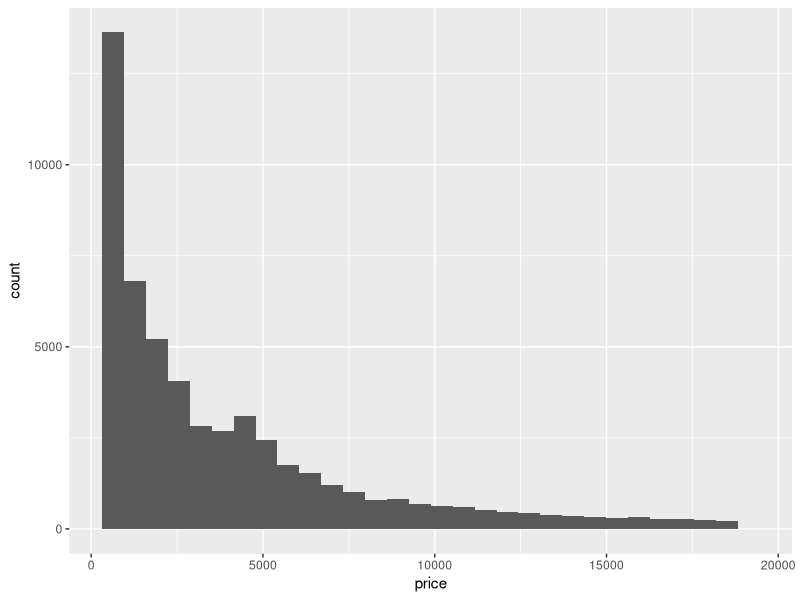
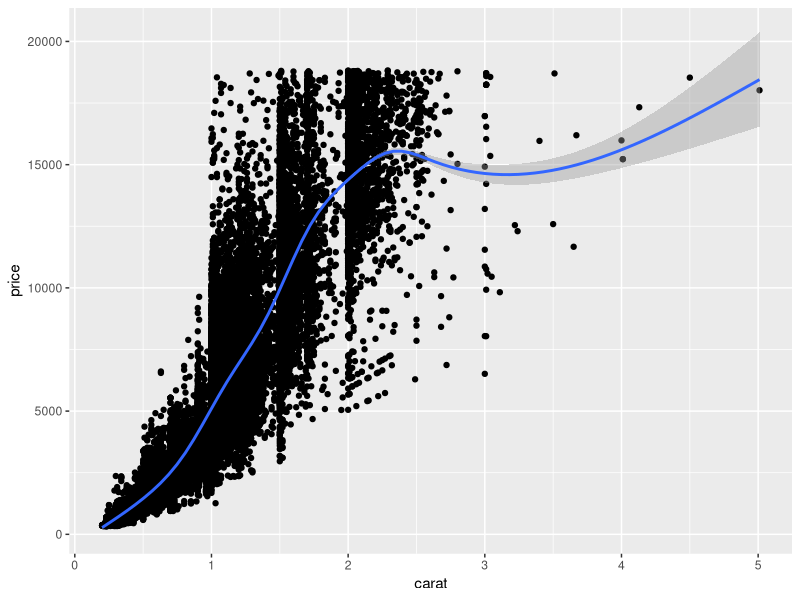
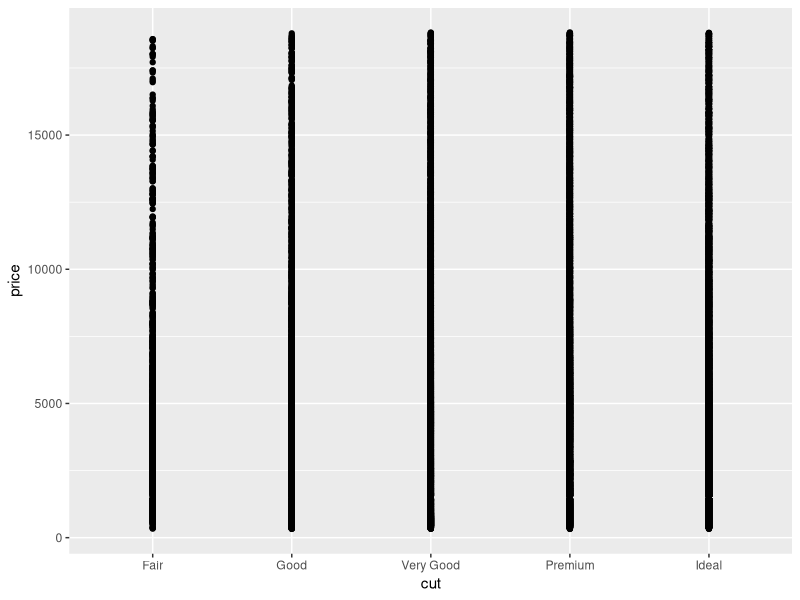
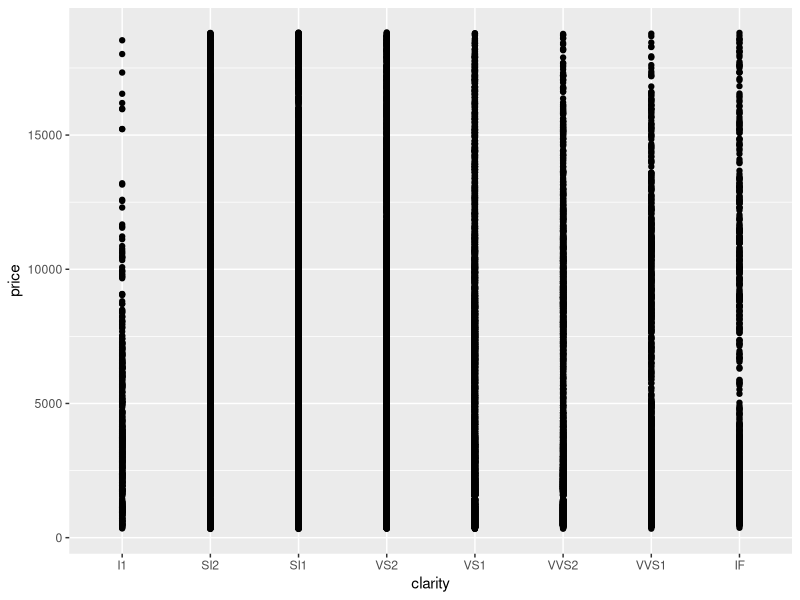
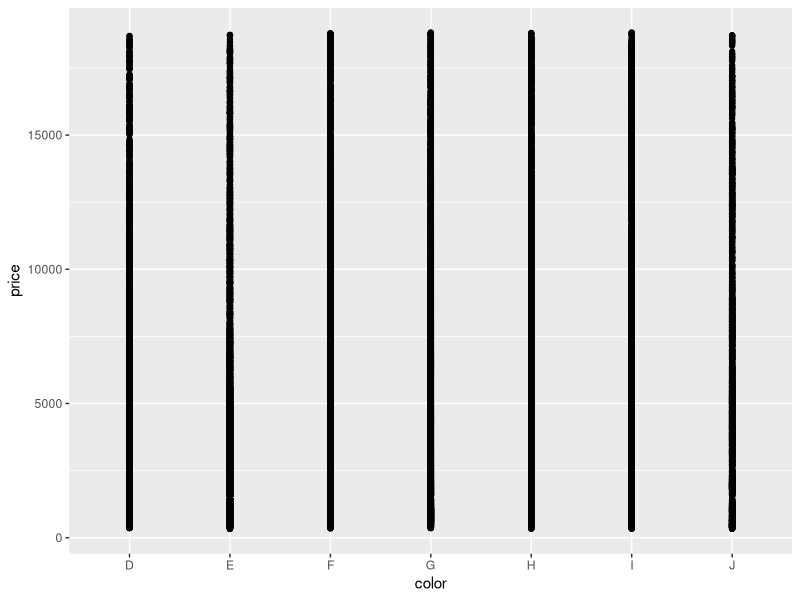
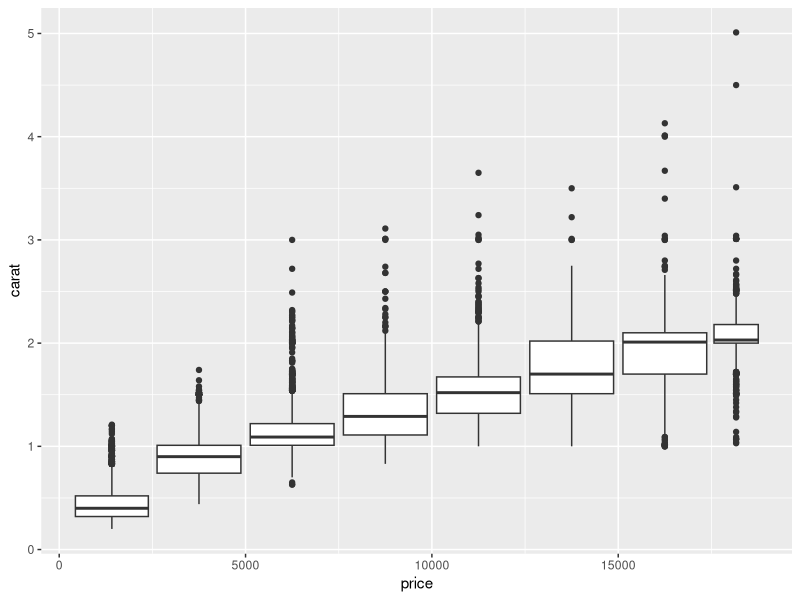
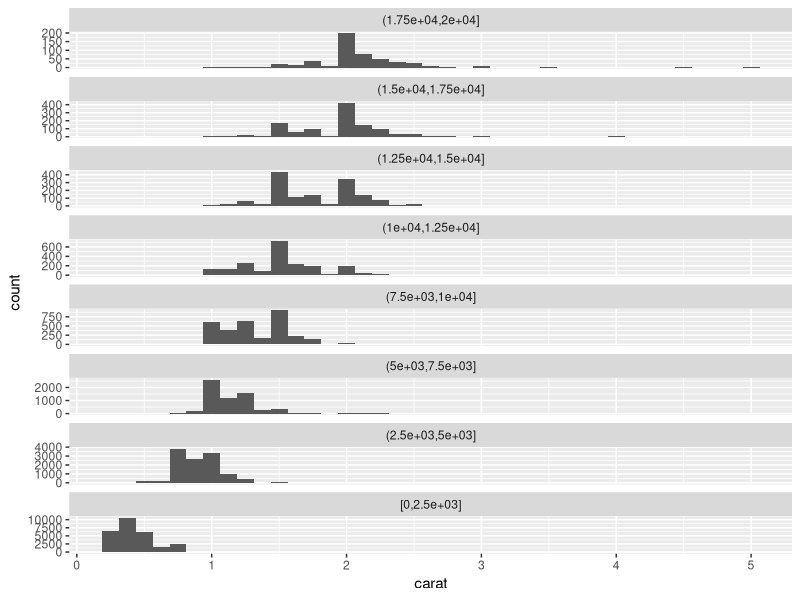

Generate these figures, in order, with R:
# Name: Pan Xiao
# Assignment: r4ds-exercise

library(tidyverse)

# Question 1: Explore the distribution of price. Do you discover anything unusual or surprising? (Hint: Carefully think about the binwidth and make sure you try a wide range of values.)

diamonds %>%
  ggplot(mapping = aes(x = price), binwidth = 100) +
  geom_histogram()

# Most diamonds are under $5,000 and the diamonds under $1,000 are the majority. Diamond prices over 10,000 are minority. 


# Question 2: Which of the 4Cs (carat, cut, clarity, color) is most important for predicting the price of a diamond?

diamonds %>%
  ggplot(mapping = aes(x = carat, y = price)) +
  geom_point() +
  geom_smooth()

diamonds %>%
  ggplot(mapping = aes(x = cut, y = price)) +
  geom_point() +
  geom_smooth()

diamonds %>%
  ggplot(mapping = aes(x = clarity, y = price)) +
  geom_point() +
  geom_smooth()

diamonds %>%
  ggplot(mapping = aes(x = color, y = price)) +
  geom_point() +
  geom_smooth()

# Carat is the most important for predicting the price of a diamond since there exists a upward trend as carat increases by a factor of 1. 


# Question 3: Plot the distribution of carat across various price bins using the geom_boxplot() and geom_histogram() functions. For the latter, leverage the facet_wrap() function.

diamonds %>%
  ggplot(mapping = aes(x = price, y = carat)) +
  geom_boxplot(
    mapping = aes(group = price %>% cut_width(width = 2500, center = 1250))
  )


diamonds %>%
  mutate(
    price_binned = price %>% 
      cut_width(width = 2500, center = 1250) %>% 
      fct_relevel(rev)
  ) %>% 
  ggplot(mapping = aes(x = carat)) +
  geom_histogram(binwidth = .125 , center = 0, show.legend = FALSE) +
  facet_wrap(~price_binned, scales = "free_y", ncol = 1)
